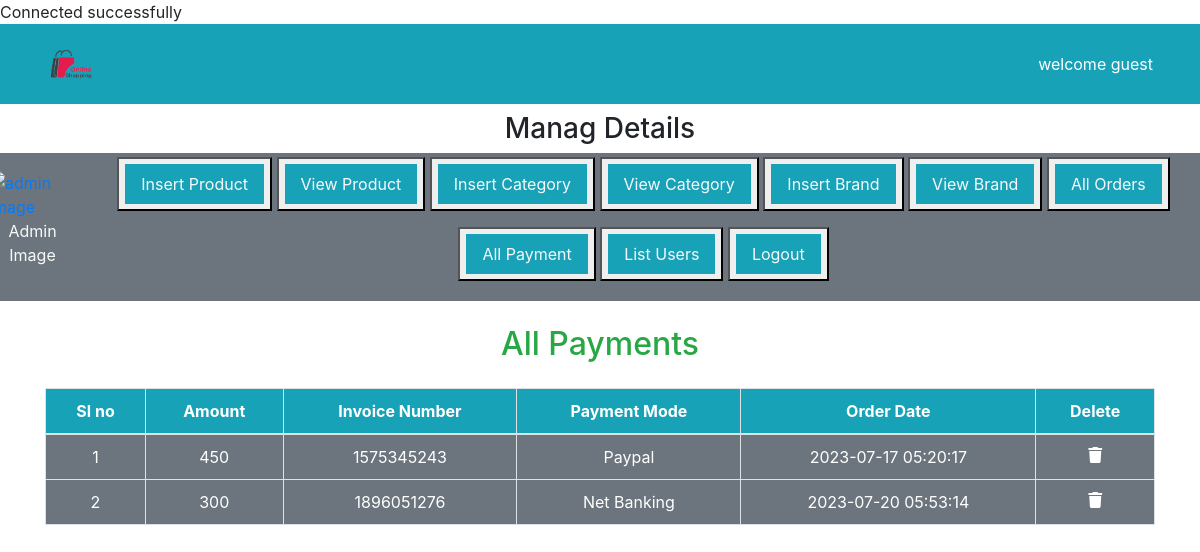
/admin_area/index.php?list_payments, run on the app's committed database.
### tables this page shows
CREATE TABLE `user_payments` (
  `payment_id` int(11) NOT NULL,
  `order_id` int(11) NOT NULL,
  `invoice_number` int(11) NOT NULL,
  `amount` int(11) NOT NULL,
  `payment_mode` varchar(200) NOT NULL,
  `date` timestamp NOT NULL DEFAULT current_timestamp() ON UPDATE current_timestamp()
);

### admin_area/list_payments.php (the view, shortened to what this page needs)
<h2 class="text-center text-success my-4">All Payments</h2>
<table class="table table-bordered text-white text-center">
    <thead class="bg-info">
        <tr>
            <th>Sl no</th>
            <th>Amount </th>
            <th>Invoice Number</th>
            <th>Payment Mode</th>
            <th>Order Date</th>
            <th>Delete</th>
        </tr>
    </thead>
    <tbody class="bg-secondary">
        <?php
        $number = 1;
        $payment = "select * from user_payments";
        $result = mysqli_query($conn,$payment);
        while($row = mysqli_fetch_assoc($result)){
            $payment_id = $row['payment_id'];
            $invoice_number = $row['invoice_number'];
            $amount = $row['amount'];
            $payment_mode = $row['payment_mode'];
            $date = $row['date'];
            echo " <tr>
            <td>$number</td>
            <td>$amount</td>
            <td>$invoice_number</td>
            <td>$payment_mode</td>
            <td>$date</td>
            <td><a href='index.php?delete_payments=$payment_id' class='text-white'><i class='fa-sharp fa-solid fa-trash'></a></i></td>
        </tr> ";
        $number++;
        }
        ?>
    </tbody>
</table>

### css/style.css (style rules this page uses)
body { margin: 0; padding: 0; box-sizing: border-box; }

### data on the page
user_payments: amount "450", invoice_number "1575345243", payment_mode "Paypal", date "2023-07-17 05:20:17"
user_payments: amount "300", invoice_number "1896051276", payment_mode "Net Banking", date "2023-07-20 05:53:14"
